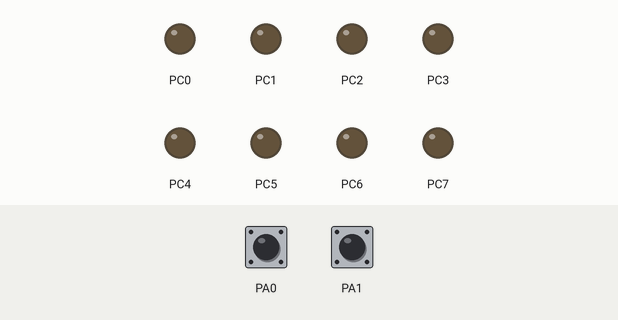
Bench run of a program on a simulated ATmega16, built with avr-gcc and emulated at 8 MHz. Shown: output pins drawn as LEDs (lit = HIGH). The inputs (shaded band) are chosen by the test bench; at power-on: PA0 HIGH, PA1 HIGH.

Above: at 1.2 s.
1.3 s: PA0 pulled LOW for 0.15 s
At 1.37 s:
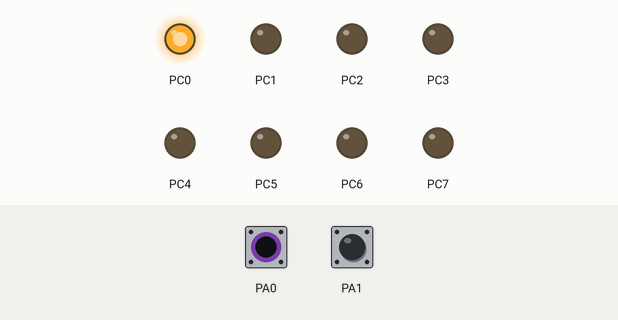
2.9 s: PA1 pulled LOW for 0.15 s
At 2.97 s:
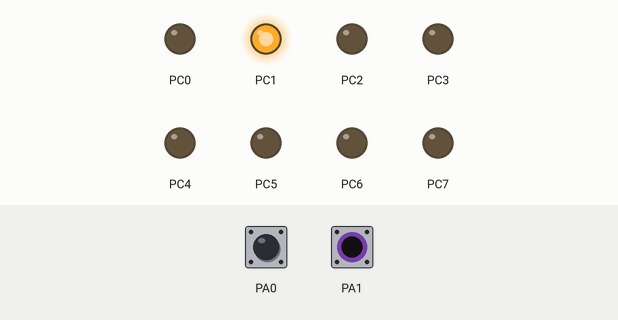
4.5 s: PA1 pulled LOW for 3.2 s
At 8.9 s:
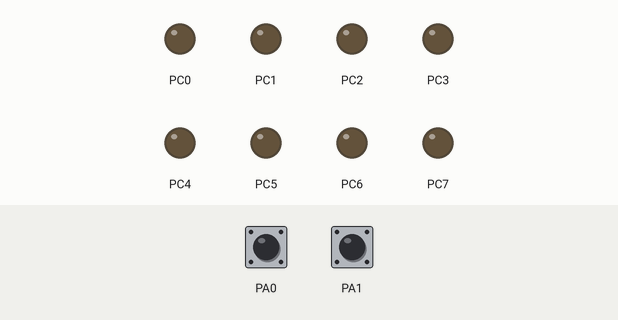
9.2 s: PA0 pulled LOW for 3.2 s
At 10.3 s:
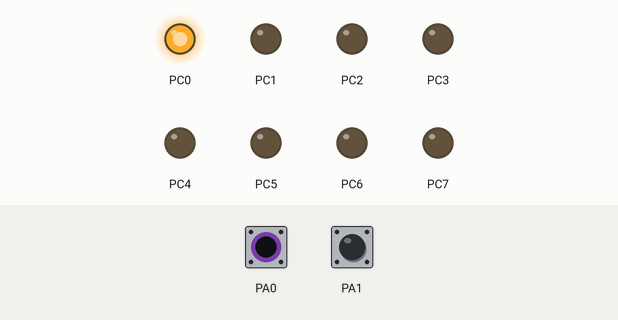
Timing chart, 0 to 13.9 s (numbered marks = the images above; inputs shaded):
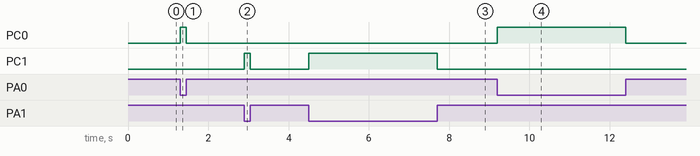

The program:

2switches.c
```c
#include<avr/io.h>
#define F_CPU 8000000
#include<util/delay.h>
void main()
{
   DDRA=0X00;
   DDRC=0Xff;

   while(1)
   {    PORTA=0b00000011;

         if((PINA & 0b00000011)==0b00000010)
		 {
		     PORTC=(1<<PC0);
             _delay_ms(50);
			 }


         if((PINA & 0b00000011)==0b00000001)
		    {
			     PORTC=(1<<PC1);
				 _delay_ms(50);
				 }

			else
			{  PORTC=0X00;}


    }
}
```

Measured:
- after the input at 1.3 s, PC0: LOW → HIGH at once, → LOW 0.15 s later
- after the input at 2.9 s, PC1: LOW → HIGH at once, → LOW 0.15 s later
- after the input at 4.5 s, PC1: LOW → HIGH at once, → LOW 3.2 s later
- after the input at 9.2 s, PC0: LOW → HIGH at once, → LOW 3.2 s later
